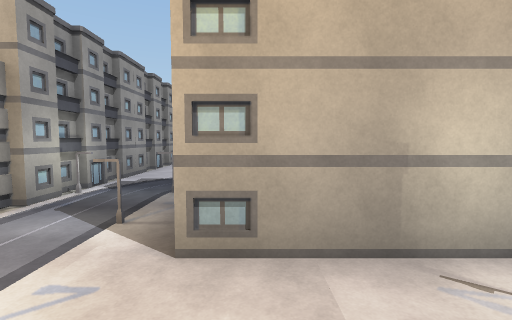
View 1 (above)

24 first-person views from a walk through a Unity game level. The camera is 1.5 m above the floor, tilts 4° down and sees 85° across. The floor is counted in squares, 2 m on a side. Each view is taken from the middle of a square. On the plan, view 1 faces up. The plan holds only what a view shows up to about 10 squares ahead; the rest is blank. The place goes on beyond the plan. The player character is not drawn. Surface patterns are stand-ins for the level's own textures.

View 2
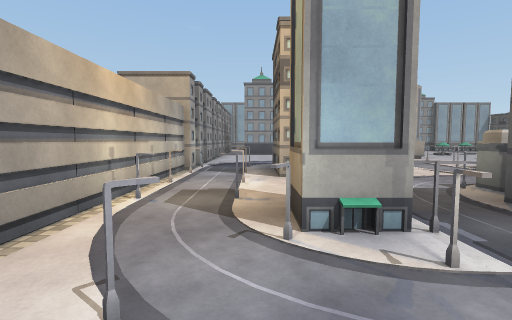

View 3
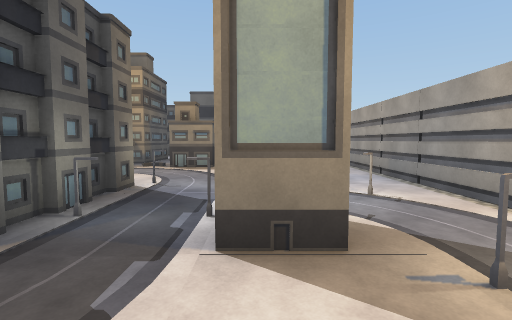

View 4
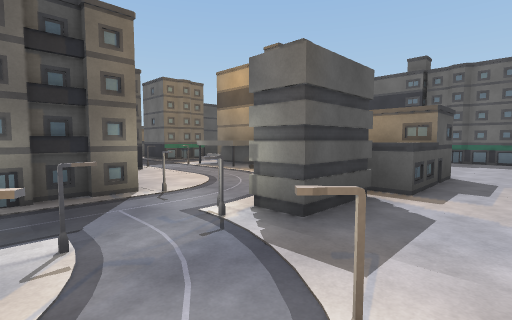

View 5
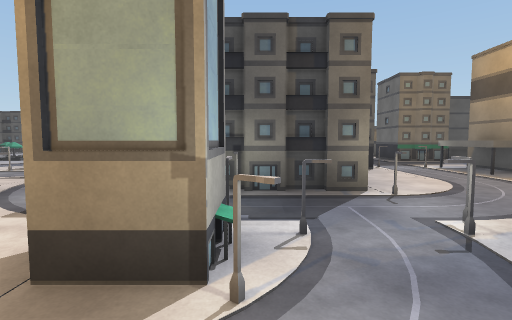

View 6
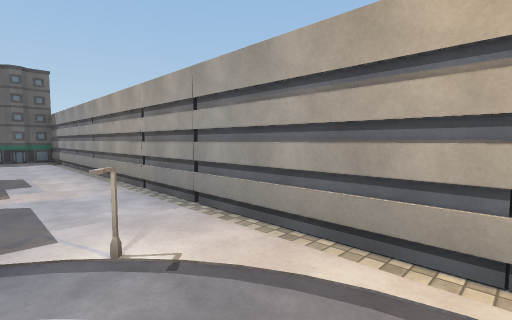

View 7
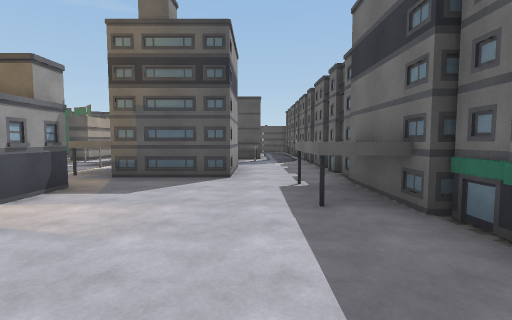

View 8
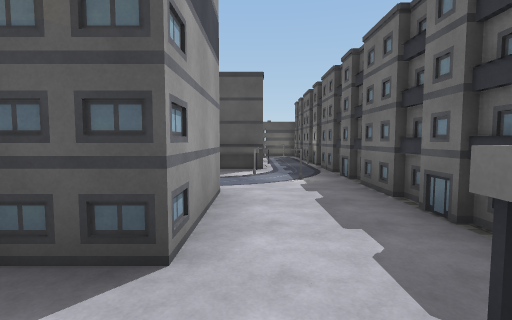

View 9
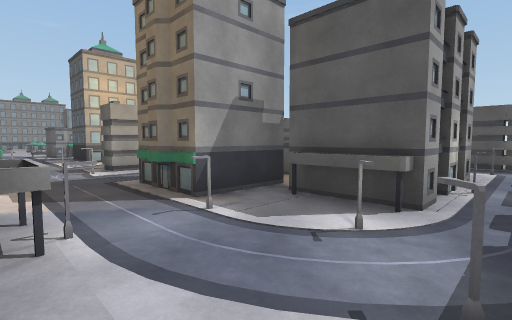

View 10
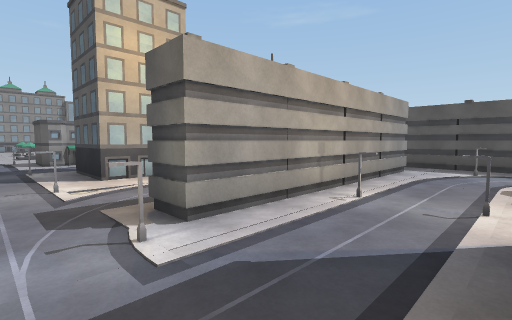

View 11
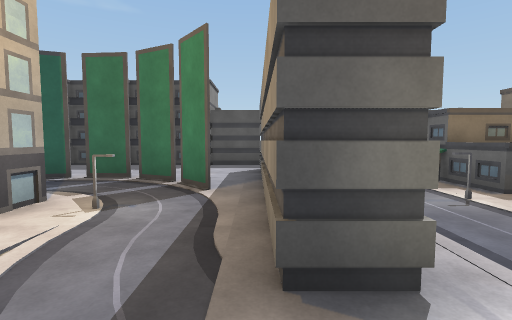

View 12
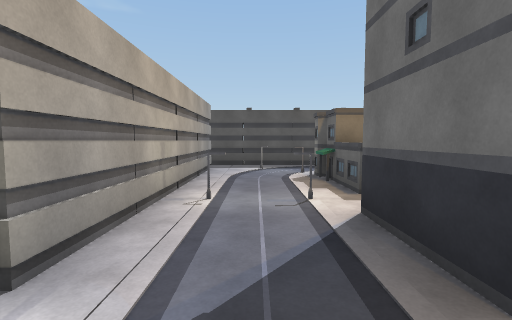

View 13
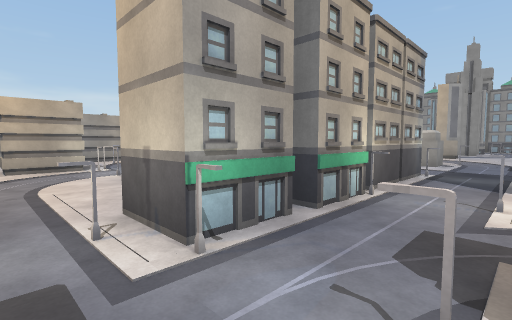

View 14
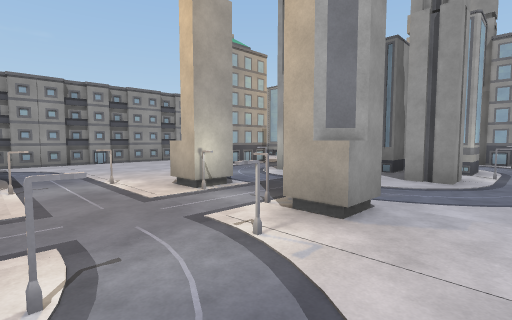

View 15
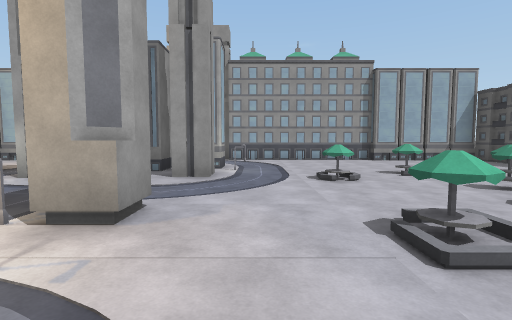

View 16
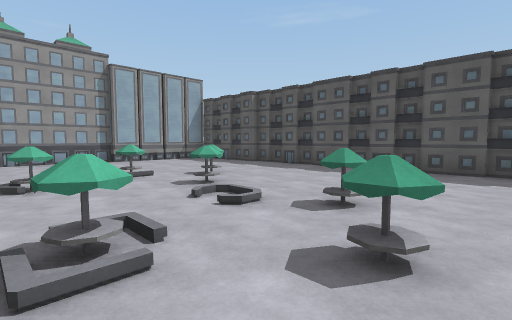

View 17
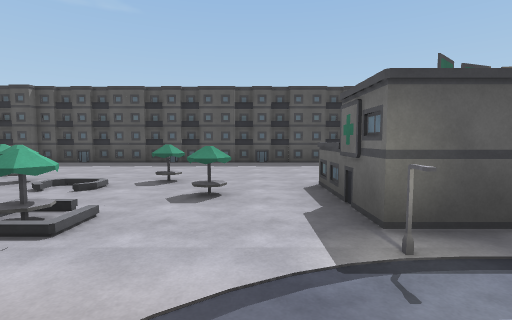

View 18
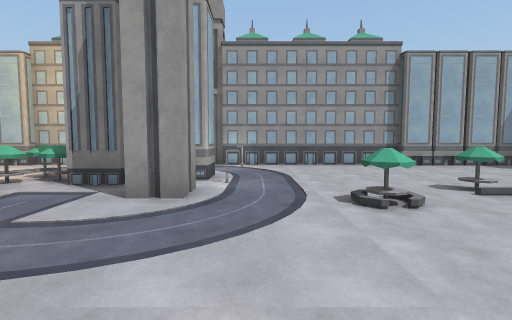

View 19
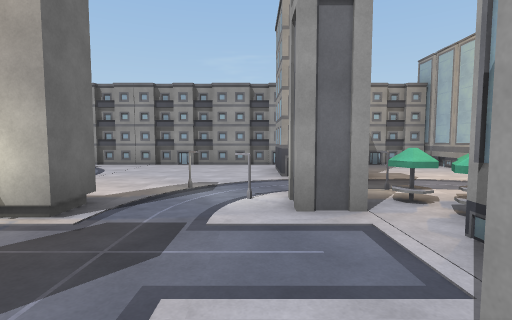

View 20
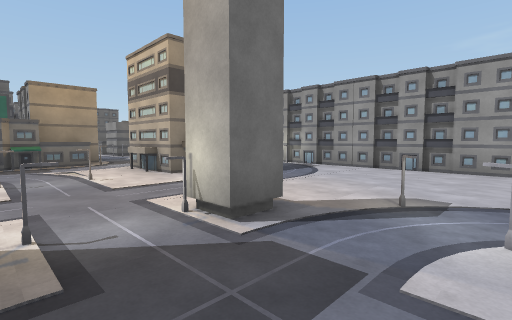

View 21
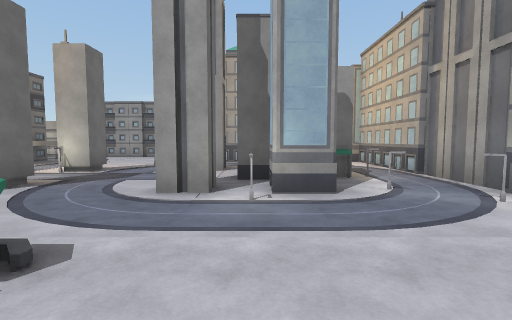

View 22
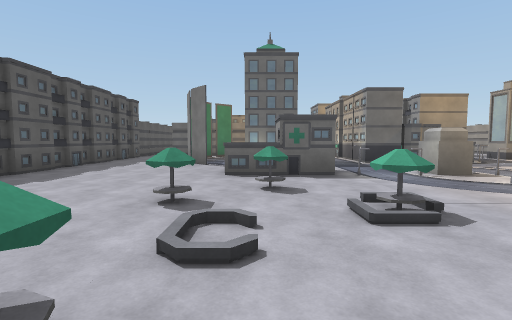

View 23
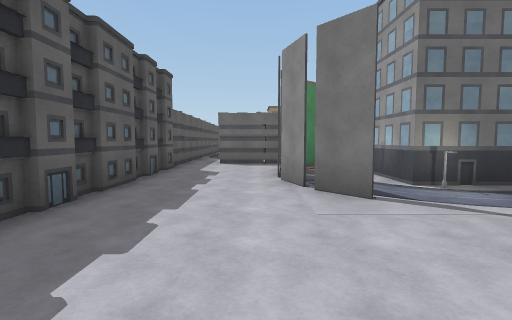

View 24
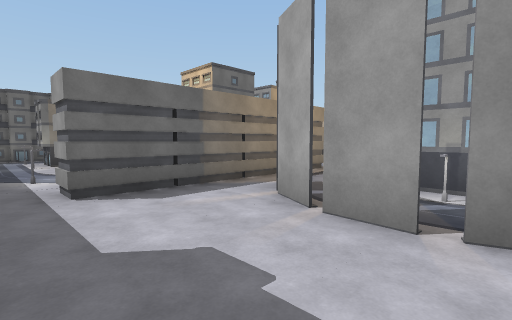

### Floor plan
Key: @ floor where view 1 was taken; # wall or solid block; . floor; B building; I billboard; U umbrella; S sign; O other object.
Columns run from 4 left of view 1 to 16 right of it. Each row starts with its distance up from view 1.
 16   O ####OOO#######
 15  O.OO......O....OOOO
 14  #......O.O........#
 13 BB.....U .O........##
 12     #.UUO..O........#
 11  # ##..O..O...U.....#
 10 BB....OO.....U..U..B#
  9  #....O........U....#
  8  #.....#..O.........#
  7 BB....OOOO..U..U...B#
  6  #.......O....U.....#
  5  #..BBB..O..........#
  4 BBOB###.OOOOBSB....B#
  3  O.O###......BB.....#
  2 O#O.###.............#
  1 OOOO.O.....OO.O.I..B#
  0 OOOO@.OBBBB..##.I...#
 -1 O#..O.### B..##O.I..#
 -2 OO.OOOO   BOO.O I..B#
 -3 O#O...B B #....II...O
 -4 O#..OOO..OB..OO#O#O.
 -5 OO..#....##OOOOOO##.O
 -6 OO.BB.....O.......O.O
 -7 OO.BB.B.BBO.##O..B..#
 -8 OO.B .#.#B#.B# BBB.O
 -9 OO......###OO#    .
-10 OO......###..O   #B
-11 O#..........OOBB# BOO
-12 O#...BBB...O...O... O
-13 O#B#B###B##B##BO#B# O
-14 O

Where each view was taken, in squares from view 1:
view 1: 0 up, 0 right, facing up
view 2: 4 down, 1 left, facing up
view 3: 1 up, 0 right, facing down
view 4: 2 down, 2 left, facing down-right
view 5: 2 down, 2 left, facing right
view 6: 1 down, 1 left, facing down-left
view 7: 11 down, 2 left, facing right
view 8: 11 down, 2 right, facing right
view 9: 12 down, 6 right, facing up-right
view 10: 7 down, 7 right, facing up-right
view 11: 4 down, 7 right, facing right
view 12: 6 down, 7 right, facing right
view 13: 6 down, 8 right, facing up-left
view 14: 5 up, 7 right, facing up-left
view 15: 5 up, 7 right, facing up
view 16: 5 up, 8 right, facing up-right
view 17: 5 up, 6 right, facing right
view 18: 7 up, 7 right, facing up
view 19: 10 up, 6 right, facing left
view 20: 10 up, 5 right, facing down-left
view 21: 12 up, 10 right, facing left
view 22: 10 up, 10 right, facing down
view 23: 5 up, 13 right, facing down
view 24: 0 up, 15 right, facing down-left
